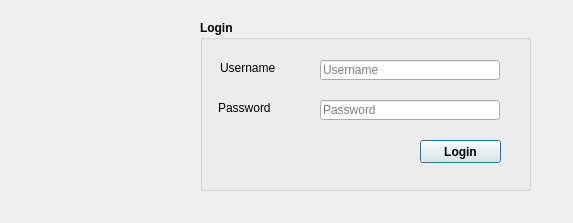
<?xml version="1.0" encoding="UTF-8"?>
<ui version="4.0">
 <class>LoginDialog</class>
 <widget class="QDialog" name="LoginDialog">
  <property name="geometry">
   <rect>
    <x>0</x>
    <y>0</y>
    <width>573</width>
    <height>223</height>
   </rect>
  </property>
  <property name="windowTitle">
   <string>Login</string>
  </property>
  <property name="windowIcon">
   <iconset resource="images.qrc">
    <normaloff>:/new/res/images/BitTicketLogo.png</normaloff>:/new/res/images/BitTicketLogo.png</iconset>
  </property>
  <widget class="QGroupBox" name="groupBox">
   <property name="geometry">
    <rect>
     <x>200</x>
     <y>20</y>
     <width>331</width>
     <height>171</height>
    </rect>
   </property>
   <property name="font">
    <font>
     <weight>75</weight>
     <bold>true</bold>
    </font>
   </property>
   <property name="title">
    <string>Login</string>
   </property>
   <widget class="QLineEdit" name="lineEdit_Username">
    <property name="geometry">
     <rect>
      <x>120</x>
      <y>40</y>
      <width>180</width>
      <height>20</height>
     </rect>
    </property>
    <property name="font">
     <font>
      <weight>50</weight>
      <bold>false</bold>
     </font>
    </property>
    <property name="toolTip">
     <string>&lt;html&gt;&lt;head/&gt;&lt;body&gt;&lt;p&gt;admin is the password&lt;/p&gt;&lt;/body&gt;&lt;/html&gt;</string>
    </property>
    <property name="statusTip">
     <string/>
    </property>
    <property name="whatsThis">
     <string/>
    </property>
    <property name="autoFillBackground">
     <bool>false</bool>
    </property>
    <property name="inputMethodHints">
     <set>Qt::ImhNone</set>
    </property>
    <property name="inputMask">
     <string/>
    </property>
    <property name="text">
     <string notr="true"/>
    </property>
    <property name="placeholderText">
     <string>Username</string>
    </property>
   </widget>
   <widget class="QLineEdit" name="lineEdit_Password">
    <property name="geometry">
     <rect>
      <x>120</x>
      <y>80</y>
      <width>180</width>
      <height>20</height>
     </rect>
    </property>
    <property name="font">
     <font>
      <weight>50</weight>
      <bold>false</bold>
     </font>
    </property>
    <property name="toolTip">
     <string>&lt;html&gt;&lt;head/&gt;&lt;body&gt;&lt;p&gt;1234 is the password&lt;/p&gt;&lt;/body&gt;&lt;/html&gt;</string>
    </property>
    <property name="text">
     <string notr="true"/>
    </property>
    <property name="echoMode">
     <enum>QLineEdit::Password</enum>
    </property>
    <property name="placeholderText">
     <string>Password</string>
    </property>
   </widget>
   <widget class="QLabel" name="label">
    <property name="geometry">
     <rect>
      <x>20</x>
      <y>40</y>
      <width>71</width>
      <height>16</height>
     </rect>
    </property>
    <property name="font">
     <font>
      <weight>50</weight>
      <bold>false</bold>
     </font>
    </property>
    <property name="text">
     <string>Username</string>
    </property>
   </widget>
   <widget class="QLabel" name="label_2">
    <property name="geometry">
     <rect>
      <x>18</x>
      <y>80</y>
      <width>81</width>
      <height>16</height>
     </rect>
    </property>
    <property name="font">
     <font>
      <weight>50</weight>
      <bold>false</bold>
     </font>
    </property>
    <property name="text">
     <string>Password</string>
    </property>
   </widget>
   <widget class="QPushButton" name="pushButton">
    <property name="geometry">
     <rect>
      <x>220</x>
      <y>120</y>
      <width>81</width>
      <height>23</height>
     </rect>
    </property>
    <property name="text">
     <string>Login</string>
    </property>
   </widget>
  </widget>
  <widget class="QLabel" name="label_4">
   <property name="geometry">
    <rect>
     <x>20</x>
     <y>250</y>
     <width>161</width>
     <height>201</height>
    </rect>
   </property>
   <property name="styleSheet">
    <string notr="true">image: url(:/new/res/images/BitTicketLogo.png);</string>
   </property>
   <property name="text">
    <string/>
   </property>
  </widget>
  <widget class="QLabel" name="label_5">
   <property name="geometry">
    <rect>
     <x>20</x>
     <y>10</y>
     <width>161</width>
     <height>201</height>
    </rect>
   </property>
   <property name="text">
    <string/>
   </property>
  </widget>
 </widget>
 <resources>
  <include location="images.qrc"/>
 </resources>
 <connections/>
</ui>
